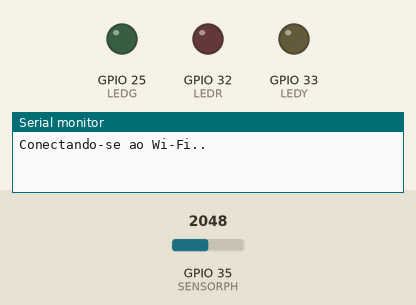
Simulated run of this sketch. Board: ESP32. Shown: output pins drawn as LEDs (lit = HIGH), the last lines printed to the serial monitor. Inputs (shaded band) come from the test bench; at power-on: GPIO 35 (SENSORPH) = 2048. WiFi joins after 1.5 s; servers stay silent unless stated; no MQTT or app messages arrive unless stated.

Above: at 0.1 s.
At 1.6 s:
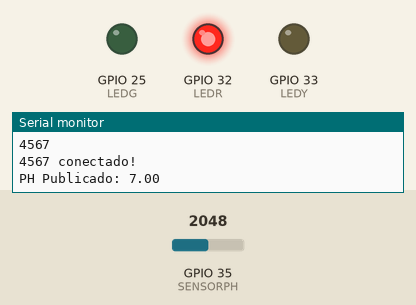
Timing chart, 0 to 3.1 s (numbered marks = the images above):
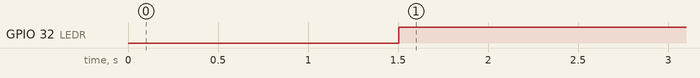

The sketch:

MedidosPh.ino
```cpp
//Incluir bibliotecas
#include <WiFi.h> //https://www.arduinolibraries.info/libraries/wi-fi
#include <PubSubClient.h> //https://www.arduinolibraries.info/libraries/pub-sub-client

// Define Variaveis
#define SENSORPH 35
#define LEDR 32
#define LEDY 33
#define LEDG 25

char SSIDName[] = "Wokwi-GUEST"; //nome da rede WiFi
char SSIDPass[] = ""; //senha da rede WiFI

char BrokerURL[] = "test.mosquitto.org"; //URL do broker MQTT
char BrokerUserName[] = ""; //nome do usuario para autenticar no broker MQTT
char BrokerPassword[] = ""; //senha para autenticar no broker MQTT
char MQTTClientName[] = "4567"; //nome do cliente MQTT
int BrokerPort = 1883; //porta do broker MQTT

char Topico_01[] = "mack10252524/ph4567"; //nome do topico 01

//Variaveis globais e objetos
WiFiClient espClient; //instancia o objeto espClient que pode se conectar a um endereço IP e porta de Internet especificados, conforme definido em clienteMQTT.connect()
PubSubClient clienteMQTT(espClient); //instancia o objeto clienteMQTT parcialmente inicializado cujo argumento eh o objeto para conectar na Internet
//Funcoes definidas pelo usuário

//funcao para reconectar ao broker
void mqttReconnect() {
  while (!clienteMQTT.connected()) {
    Serial.println("Conectando-se ao broker MQTT...");
    Serial.println(MQTTClientName);
    if (clienteMQTT.connect(MQTTClientName, BrokerUserName, BrokerPassword)) {
      Serial.print(MQTTClientName);
      Serial.println(" conectado!");
      clienteMQTT.subscribe(Topico_01);
    } else {
      Serial.print("failed, rc=");
      Serial.print(clienteMQTT.state());
      Serial.println(" tente novamente em 5 segundos.");
      delay(5000);
    }
  }
}

float mapFloat(float x, float in_min, float in_max, float out_min, float out_max)
{
  return (x - in_min) * (out_max - out_min) / (in_max - in_min) + out_min;
}

void setup()
{
  // Define sensorPH para input
  pinMode(SENSORPH, INPUT);
  // Define Leds para OUTPUT
  pinMode(LEDR, OUTPUT);
  pinMode(LEDY, OUTPUT);
  pinMode(LEDG, OUTPUT);
  //configura os detalhes do broker MQTT passando URL e porta
  clienteMQTT.setServer(BrokerURL, BrokerPort);
  Serial.begin(9600);
  Serial.print("Conectando-se ao Wi-Fi");
  WiFi.begin(SSIDName, SSIDPass); //inicializa Wi-Fi
  while (WiFi.status() != WL_CONNECTED) { //repete enquanto nao estabelece conexao
    delay(100);
    Serial.print(".");
  }
  Serial.println();
  Serial.println("Conectado!");
  Serial.print("IP: ");
  Serial.println(WiFi.localIP()); //imprime o endereco IP
}

void loop() {
   // Mapeia leitura analogica do PH no range 0-14
  float valorPh = mapFloat(analogRead(SENSORPH), 0.0, 4095.0, 0.0, 14.0);
  Serial.print("pH Value: ");
  Serial.println(valorPh);
  // Define qual led acender
  if (valorPh>8.6)
  {
    digitalWrite(LEDR, HIGH);
    digitalWrite(LEDY, LOW);
    digitalWrite(LEDG, LOW);
  }
  else if (valorPh>8.3)
  {
    digitalWrite(LEDR, LOW);
    digitalWrite(LEDY, HIGH);
    digitalWrite(LEDG, LOW);
  }
  else if(valorPh>7.8)
 {
   digitalWrite(LEDR, LOW);
   digitalWrite(LEDY, LOW);
   digitalWrite(LEDG, HIGH);
 }
 else if(valorPh>7.5)
 {
   digitalWrite(LEDR, LOW);
   digitalWrite(LEDY, HIGH);
   digitalWrite(LEDG, LOW);
 }
 else
 {
   digitalWrite(LEDR, HIGH);
   digitalWrite(LEDY, LOW);
   digitalWrite(LEDG, LOW);
 }
 if (!clienteMQTT.connected()) { //verifica se o cliente esta conectado ao broker
    mqttReconnect(); //se o cliente nao estiver conectado, tenta reconectar
  }
  clienteMQTT.loop(); //funcao necessaria para manter a conexao com o broker MQTT ativa e coletar as mensagens recebidas
  char valor[8]="";
  dtostrf(valorPh, 1, 2, valor);
  clienteMQTT.publish(Topico_01, valor); //publica um topico no broker
  Serial.print("PH Publicado: ");
  Serial.println(valorPh);

  delay(5000); // this speeds up the simulation

}
```

Measured:
- by itself, GPIO 32 (LEDR): LOW → HIGH at 1.5 s
